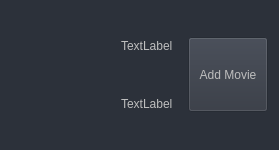
                            <widget class="QWidget" name="SearchMovieWidget_6" native="true">
                             <property name="enabled">
                              <bool>false</bool>
                             </property>
                             <property name="minimumSize">
                              <size>
                               <width>0</width>
                               <height>150</height>
                              </size>
                             </property>
                             <property name="maximumSize">
                              <size>
                               <width>16777215</width>
                               <height>150</height>
                              </size>
                             </property>
                             <property name="styleSheet">
                              <string notr="true">background-color: rgb(44, 49, 58);</string>
                             </property>
                             <layout class="QHBoxLayout" name="horizontalLayout_16">
                              <item>
                               <widget class="QWidget" name="posterWidget_6" native="true">
                                <property name="minimumSize">
                                 <size>
                                  <width>95</width>
                                  <height>128</height>
                                 </size>
                                </property>
                                <property name="maximumSize">
                                 <size>
                                  <width>95</width>
                                  <height>16777215</height>
                                 </size>
                                </property>
                                <layout class="QHBoxLayout" name="horizontalLayout_31">
                                 <item>
                                  <widget class="QLabel" name="posterLabel_6">
                                   <property name="text">
                                    <string/>
                                   </property>
                                   <property name="scaledContents">
                                    <bool>true</bool>
                                   </property>
                                  </widget>
                                 </item>
                                </layout>
                               </widget>
                              </item>
                              <item>
                               <widget class="QWidget" name="TitleWidget_6" native="true">
                                <property name="maximumSize">
                                 <size>
                                  <width>800</width>
                                  <height>16777215</height>
                                 </size>
                                </property>
                                <property name="styleSheet">
                                 <string notr="true">background-color: rgb(44, 49, 58);</string>
                                </property>
                                <layout class="QVBoxLayout" name="verticalLayout_29">
                                 <item>
                                  <widget class="QLabel" name="Title_6">
                                   <property name="styleSheet">
                                    <string notr="true"/>
                                   </property>
                                   <property name="text">
                                    <string>TextLabel</string>
                                   </property>
                                   <property name="wordWrap">
                                    <bool>true</bool>
                                   </property>
                                  </widget>
                                 </item>
                                 <item>
                                  <widget class="QLabel" name="Details_6">
                                   <property name="enabled">
                                    <bool>false</bool>
                                   </property>
                                   <property name="text">
                                    <string>TextLabel</string>
                                   </property>
                                   <property name="wordWrap">
                                    <bool>true</bool>
                                   </property>
                                  </widget>
                                 </item>
                                </layout>
                               </widget>
                              </item>
                              <item>
                               <widget class="QPushButton" name="addMovieButton_6">
                                <property name="maximumSize">
                                 <size>
                                  <width>200</width>
                                  <height>75</height>
                                 </size>
                                </property>
                                <property name="styleSheet">
                                 <string notr="true">background-color: rgb(48, 53, 63);</string>
                                </property>
                                <property name="text">
                                 <string>Add Movie</string>
                                </property>
                               </widget>
                              </item>
                             </layout>
                            </widget>
